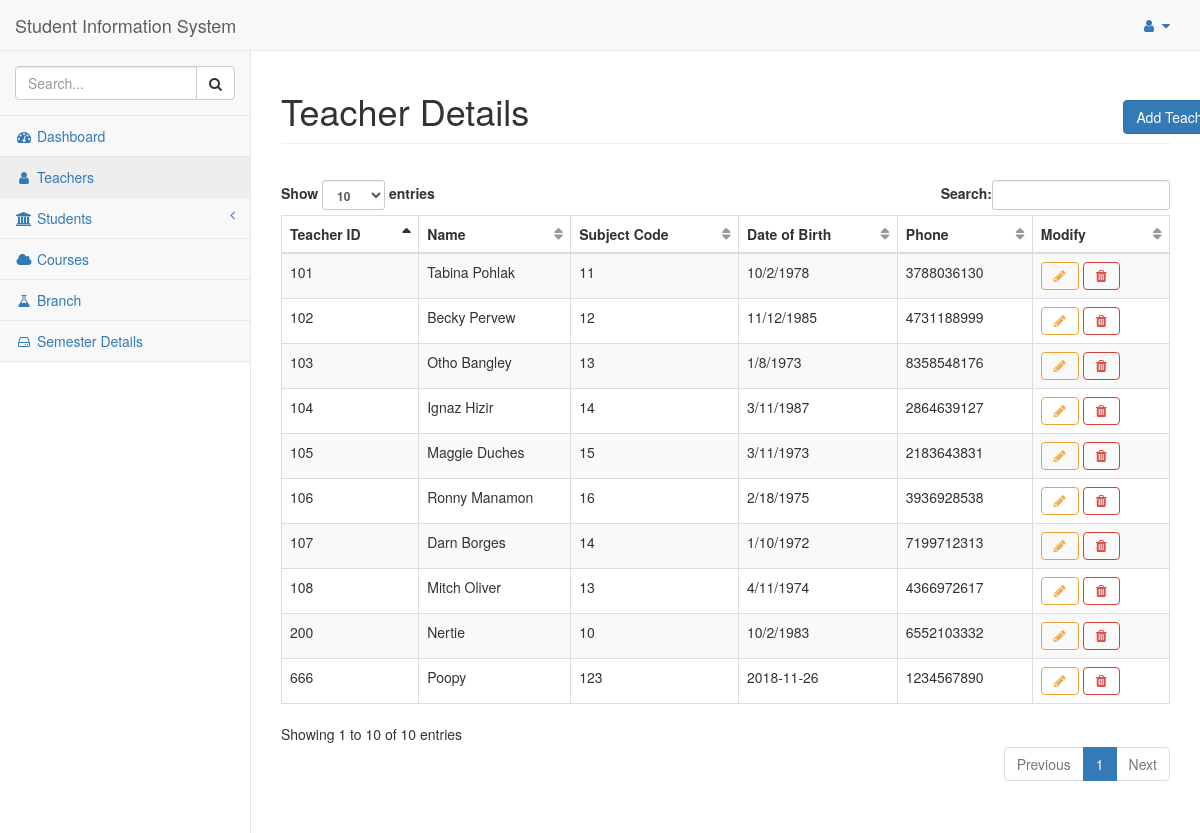
The page /teachers on the database its author committed.
### tables this page shows
CREATE TABLE Teacher
(
 teacher_id    integer NOT NULL ,
 sub_code      integer NOT NULL ,
 teacher_name  text NOT NULL ,
 phone         numeric NOT NULL ,
 date_of_birth date NOT NULL ,
 password      text NOT NULL ,
PRIMARY KEY (teacher_id, sub_code),
FOREIGN KEY (sub_code) REFERENCES Subject(sub_code) ON DELETE CASCADE ON UPDATE CASCADE
);

### flaskapp.py (the view)
@app.route('/teachers')
def teachers():
    global ID
    print(ID)
    teacher_list = query_db("SELECT * FROM TEACHER", [])
    return render_template("/teachers_info.html", id=ID, teacher_list=teacher_list)

### flaskapp.py (called while the page is built)
def get_db():
    db = getattr(g, '_database', None)
    if db is None:
        db = g._database = sqlite3.connect(DATABASE)
        db.create_function('avg', 3, average)
        db.row_factory = sqlite3.Row
    return db

def query_db(query: object, args: object, one: object = False) -> object:
    cur = get_db().execute(query, args)
    rv = cur.fetchall()
    cur.close()
    return (rv[0] if rv else None) if one else rv

@app.teardown_appcontext
def close_connection(exception):
    db = getattr(g, '_database', None)
    if db is not None:
        db.close()

### templates/teachers_info.html
{% extends "base.html" %}
{% block title %}
  <div class="row">
    <div class="col-lg-11">
      Teacher Details
    </div>
    <div class="col-lg-1">
      <button class="btn btn-primary btn-xl"  onclick="window.location.href='/add/student'">Add Teacher</button>
    </div>
  </div>
{% endblock %}
{% block content %}
  <div class="row" style="align-content: center; padding-bottom: 16px;">
  </div>
  <table class="table table-striped table-bordered table-hover dataTable no-footer dtr-inline collapsed" style="width: 100%;" id="dataTables">
    <thead>
      <tr>
        <th scope="col">Teacher ID</th>
        <th scope="col">Name</th>
        <th scope="col">Subject Code</th>
        <th scope="col">Date of Birth</th>
        <th scope="col">Phone</th>
        <th scope="col">Modify</th>
      </tr>
    </thead>
    {% for teacher in teacher_list: %}
      <tr>
        <td>{{ teacher["teacher_id"] }}</td>
        <td>{{ teacher["teacher_name"] }}</td>
        <td>{{ teacher["sub_code"] }}</td>
        <td>{{ teacher["date_of_birth"] }}</td>
        <td>{{ teacher["phone"] }}</td>
        <td>
          <button type="button" class="btn btn-outline btn-warning fa fa-pencil" onclick="window.location.href='/modify/teacher/{{ teacher['teacher_id'] }}'"></button>
          <button type="button" class="btn btn-outline btn-danger fa fa-trash" onclick="window.location.href='/delete/teacher/{{ teacher['teacher_id'] }}'"></button>
        </td>
      </tr>
    {% endfor %}
  </table>
  <div id="placeholder" style="width:600px;height:300px"></div>
{% endblock %}

### rows shown on the page
Teacher: teacher_id "200", teacher_name "Nertie", sub_code "10", date_of_birth "10/2/1983", phone "6552103332"
Teacher: teacher_id "101", teacher_name "Tabina Pohlak", sub_code "11", date_of_birth "10/2/1978", phone "3788036130"
Teacher: teacher_id "102", teacher_name "Becky Pervew", sub_code "12", date_of_birth "11/12/1985", phone "4731188999"
Teacher: teacher_id "103", teacher_name "Otho Bangley", sub_code "13", date_of_birth "1/8/1973", phone "8358548176"
Teacher: teacher_id "104", teacher_name "Ignaz Hizir", sub_code "14", date_of_birth "3/11/1987", phone "2864639127"
Teacher: teacher_id "105", teacher_name "Maggie Duches", sub_code "15", date_of_birth "3/11/1973", phone "2183643831"
Teacher: teacher_id "106", teacher_name "Ronny Manamon", sub_code "16", date_of_birth "2/18/1975", phone "3936928538"
Teacher: teacher_id "107", teacher_name "Darn Borges", sub_code "14", date_of_birth "1/10/1972", phone "7199712313"
Teacher: teacher_id "108", teacher_name "Mitch Oliver", sub_code "13", date_of_birth "4/11/1974", phone "4366972617"
Teacher: teacher_id "666", teacher_name "Poopy", sub_code "123", date_of_birth "2018-11-26", phone "1234567890"
